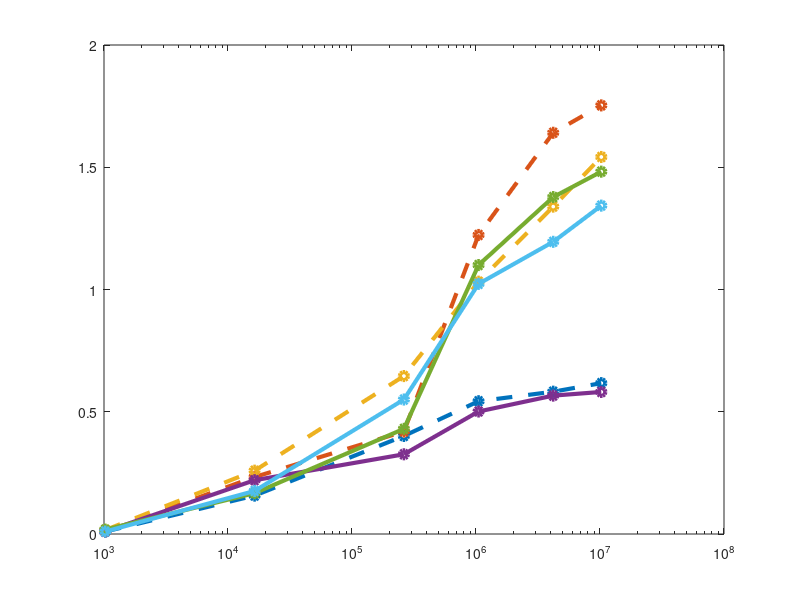
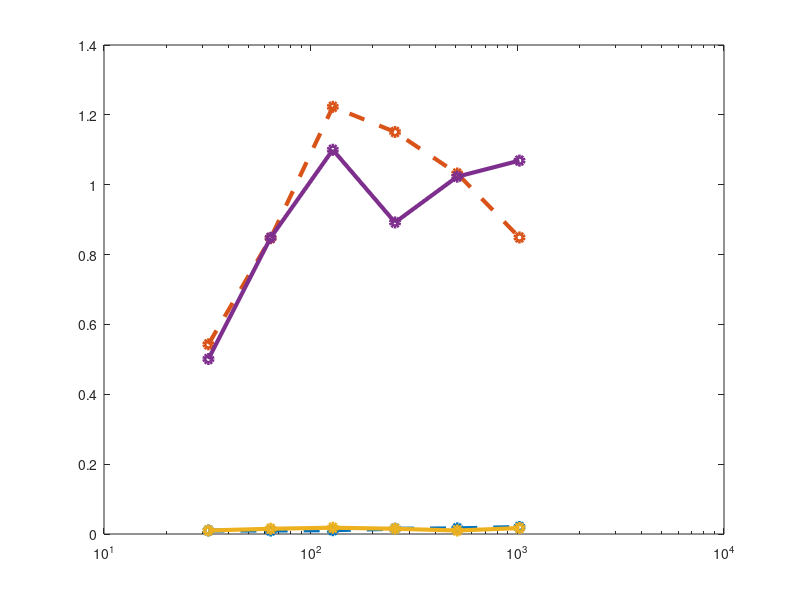

Reproduce these figures in MATLAB, in order.
%% Plotting for project 5
% Paige Lorson
% Parallel Programming

close all
clear
clc

%% Import data
addpath('C:\Users\Paige\Documents\MATLAB\myFunctions')
data{1} = importdata('part1.txt',' ');
data{2} = importdata('part2.txt',' ');
data{3} = importdata('part3.txt',' ');

NUM_ELEMENTS{1} = unique(data{1}(:,1));
NUM_ELEMENTS{2} = unique(data{2}(:,1));
NUM_ELEMENTS{3} = unique(data{3}(:,1));

LOCAL_SIZE{1} = unique(data{1}(:,2));
LOCAL_SIZE{2} = unique(data{2}(:,2));
LOCAL_SIZE{3} = unique(data{3}(:,2));

NUM_WORK_GROUPS{1} = unique(data{1}(:,3));
NUM_WORK_GROUPS{2} = unique(data{2}(:,3));
NUM_WORK_GROUPS{3} = unique(data{3}(:,3));

for i = 1:3
    L1 = length(NUM_ELEMENTS{i});
    for j = 1:L1
        L2 = length(LOCAL_SIZE{i});
        for k = 1:L2
            PERFORMANCE{i}(j,k) = data{i}(L2*(j-1)+k,4);
        end
    end
end



fig1 = figure(1); 
set(fig1,'units','normalized','outerposition',[0 0 0.75 1]);
for i = 1:2
    if i == 1
        LS = '--';
    end
    if i == 2
        LS = '-';
    end
    L2 = length(LOCAL_SIZE{i});
    n = 2;
    for k = 1:n:floor(L2/n)*n
        semilogx(NUM_ELEMENTS{i}(:),PERFORMANCE{i}(:,k),'Marker','o','LineStyle',LS,'LineWidth',3)
        hold on
    end
end

fig2 = figure(2); 
set(fig2,'units','normalized','outerposition',[0 0 0.75 1]);
for i = 1:2
    if i == 1
        LS = '--';
    end
    if i == 2
        LS = '-';
    end
    L1 = length(NUM_ELEMENTS{i});
    n = 3;
    for j = 1:n:floor(L1/n)*n
        semilogx(LOCAL_SIZE{i}(:),PERFORMANCE{i}(j,:),'Marker','o','LineStyle',LS,'LineWidth',3)
        hold on
    end
end
